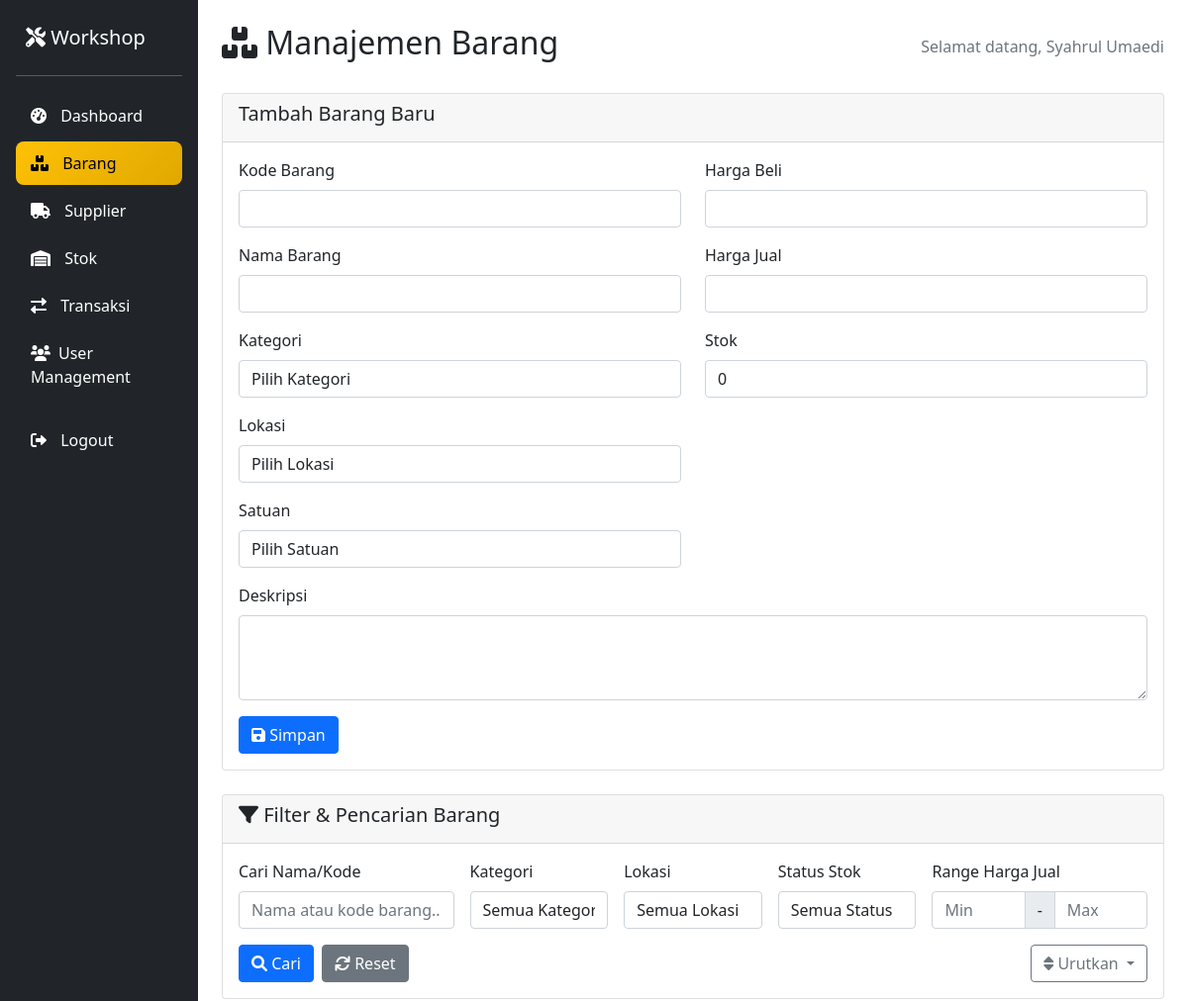
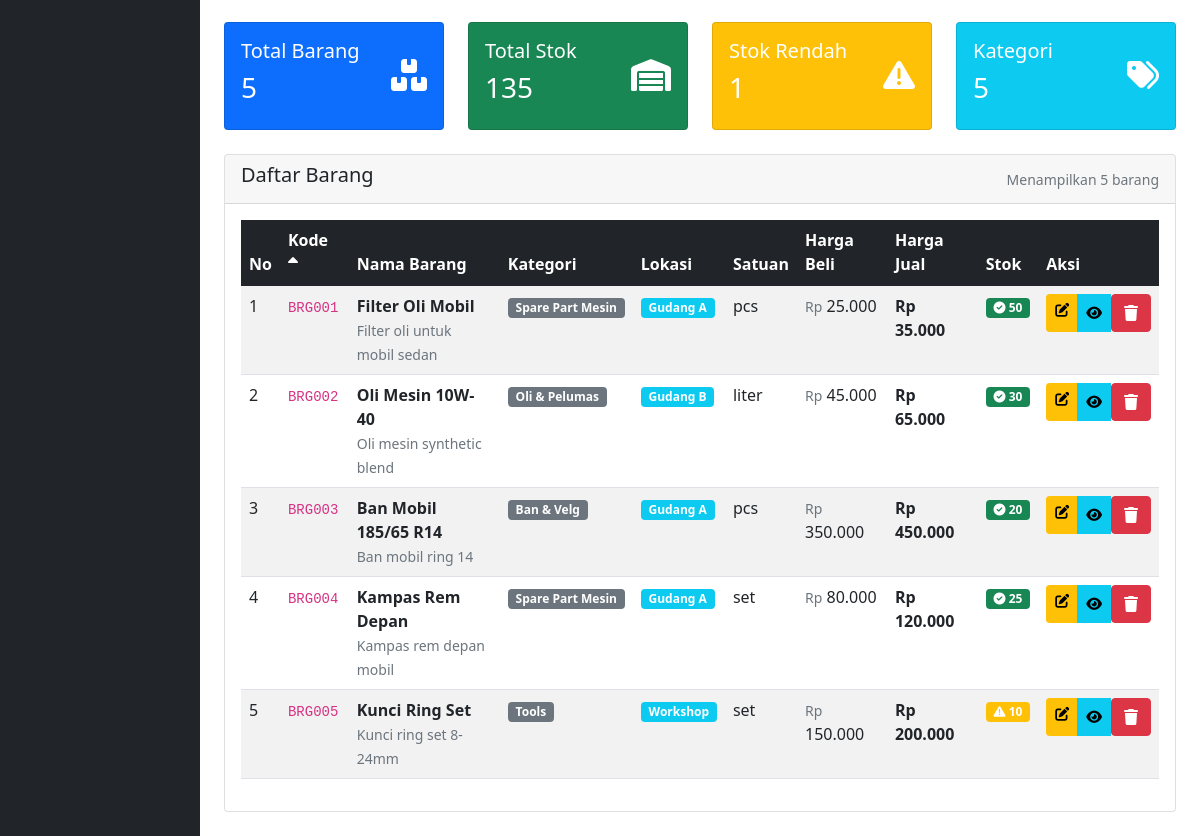
The page /pages/barang.php?sort=kode&order=asc (signed in) on the database its author committed (2 pictures, top to bottom).
### tables this page shows
CREATE TABLE barang (
    id_barang INT AUTO_INCREMENT PRIMARY KEY,
    kode_barang VARCHAR(20) UNIQUE NOT NULL,
    nama_barang VARCHAR(100) NOT NULL,
    id_kategori INT,
    id_lokbarang INT,
    stok INT DEFAULT 0,
    harga_beli DECIMAL(15,2),
    harga_jual DECIMAL(15,2),
    satuan VARCHAR(20),
    status enum('aktif', 'nonaktif') default 'aktif',
    deskripsi TEXT,
    created_at TIMESTAMP DEFAULT CURRENT_TIMESTAMP,
    updated_at TIMESTAMP DEFAULT CURRENT_TIMESTAMP ON UPDATE CURRENT_TIMESTAMP,
    FOREIGN KEY (id_kategori) REFERENCES kategori_barang(id_kategoribarang),
    FOREIGN KEY (id_lokbarang) REFERENCES lokasi_barang(id_lokbarang)
);

CREATE TABLE kategori_barang (
    id_kategoribarang INT AUTO_INCREMENT PRIMARY KEY,
    nama_kategori VARCHAR(100) NOT NULL,
    deskripsi TEXT,
    created_at TIMESTAMP DEFAULT CURRENT_TIMESTAMP,
    updated_at TIMESTAMP DEFAULT CURRENT_TIMESTAMP ON UPDATE CURRENT_TIMESTAMP
);

CREATE TABLE lokasi_barang (
    id_lokbarang INT AUTO_INCREMENT PRIMARY KEY,
    nama_lokasi VARCHAR(100) NOT NULL,
    deskripsi TEXT,
    created_at TIMESTAMP DEFAULT CURRENT_TIMESTAMP,
    updated_at TIMESTAMP DEFAULT CURRENT_TIMESTAMP ON UPDATE CURRENT_TIMESTAMP
);

### pages/barang.php (the view, shortened to what the rows shown need)
<?php
require_once '../config/database.php';
require_once '../includes/auth.php';
$params = [];
$query = "
    SELECT b.*,
           k.nama_kategori,
           l.nama_lokasi
    FROM barang b
    LEFT JOIN kategori_barang k ON b.id_kategori = k.id_kategoribarang
    LEFT JOIN lokasi_barang l ON b.id_lokbarang = l.id_lokbarang
";
$order_by = isset($_GET['sort']) ? $_GET['sort'] : 'nama_barang';
$order_dir = isset($_GET['order']) && $_GET['order'] === 'desc' ? 'DESC' : 'ASC';
switch ($order_by) {
    case 'kode':
        $query .= " ORDER BY b.kode_barang " . $order_dir;
        break;
}
$barang_list = $db->fetchAll($query, $params);
?>
<!DOCTYPE html>
<html lang="id">
<head>
    <link href="https://cdn.jsdelivr.net/npm/bootstrap@5.1.3/dist/css/bootstrap.min.css" rel="stylesheet">
    <link href="https://cdnjs.cloudflare.com/ajax/libs/font-awesome/6.0.0/css/all.min.css" rel="stylesheet">
    <link href="../css/barang.css" rel="stylesheet">
</head>
<body>
    <div class="container-fluid">
        <div class="row">
            <div class="col-md-10 p-4">
                <div class="d-flex justify-content-between align-items-center mb-4">
                    <h2><i class="fas fa-boxes"></i> Manajemen Barang</h2>
                </div>
                <div class="card">
                    <div class="card-body">
                        <?php if (empty($barang_list)): ?>
                            <div class="text-center py-4">
                                <i class="fas fa-search fa-3x text-muted mb-3"></i>
                                <h5 class="text-muted">Tidak ada barang ditemukan</h5>
                                <p class="text-muted">Coba ubah kriteria pencarian atau filter Anda</p>
                            </div>
                        <?php else: ?>
                            <div class="table-responsive">
                                <table class="table table-striped table-hover">
                                    <thead class="table-dark">
                                        <tr>
                                            <th>No</th>
                                            <th>
                                                <a href="?<?php echo http_build_query(array_merge($_GET, ['sort' => 'kode', 'order' => (isset($_GET['sort']) && $_GET['sort'] == 'kode' && $_GET['order'] == 'asc') ? 'desc' : 'asc'])); ?>"
                                                    class="text-white text-decoration-none">
                                                    Kode
                                                    <?php if (isset($_GET['sort']) && $_GET['sort'] == 'kode'): ?>
                                                        <i
                                                            class="fas fa-sort-<?php echo $_GET['order'] == 'desc' ? 'down' : 'up'; ?>"></i>
                                                    <?php endif; ?>
                                                </a>
                                            </th>
                                            <th>
                                                <a href="?<?php echo http_build_query(array_merge($_GET, ['sort' => 'nama_barang', 'order' => (isset($_GET['sort']) && $_GET['sort'] == 'nama_barang' && $_GET['order'] == 'asc') ? 'desc' : 'asc'])); ?>"
                                                    class="text-white text-decoration-none">
                                                    Nama Barang
                                                </a>
                                            </th>
                                            <th>
                                                <a href="?<?php echo http_build_query(array_merge($_GET, ['sort' => 'kategori', 'order' => (isset($_GET['sort']) && $_GET['sort'] == 'kategori' && $_GET['order'] == 'asc') ? 'desc' : 'asc'])); ?>"
                                                    class="text-white text-decoration-none">
                                                    Kategori
                                                </a>
                                            </th>
                                            <th>
                                                <a href="?<?php echo http_build_query(array_merge($_GET, ['sort' => 'lokasi', 'order' => (isset($_GET['sort']) && $_GET['sort'] == 'lokasi' && $_GET['order'] == 'asc') ? 'desc' : 'asc'])); ?>"
                                                    class="text-white text-decoration-none">
                                                    Lokasi
                                                </a>
                                            </th>
                                            <th>Satuan</th>
                                            <th>
                                                <a href="?<?php echo http_build_query(array_merge($_GET, ['sort' => 'harga_beli', 'order' => (isset($_GET['sort']) && $_GET['sort'] == 'harga_beli' && $_GET['order'] == 'asc') ? 'desc' : 'asc'])); ?>"
                                                    class="text-white text-decoration-none">
                                                    Harga Beli
                                                </a>
                                            </th>
                                            <th>
                                                <a href="?<?php echo http_build_query(array_merge($_GET, ['sort' => 'harga_jual', 'order' => (isset($_GET['sort']) && $_GET['sort'] == 'harga_jual' && $_GET['order'] == 'asc') ? 'desc' : 'asc'])); ?>"
                                                    class="text-white text-decoration-none">
                                                    Harga Jual
                                                </a>
                                            </th>
                                            <th>
                                                <a href="?<?php echo http_build_query(array_merge($_GET, ['sort' => 'stok', 'order' => (isset($_GET['sort']) && $_GET['sort'] == 'stok' && $_GET['order'] == 'asc') ? 'desc' : 'asc'])); ?>"
                                                    class="text-white text-decoration-none">
                                                    Stok
                                                </a>
                                            </th>
                                            <th>Aksi</th>
                                        </tr>
                                    </thead>
                                    <tbody>
                                        <?php foreach ($barang_list as $index => $barang): ?>
                                            <tr>
                                                <td><?php echo $index + 1; ?></td>
                                                <td>
                                                    <code><?php echo $barang['kode_barang']; ?></code>
                                                </td>
                                                <td>
                                                    <strong><?php echo $barang['nama_barang']; ?></strong>
                                                    <?php if (!empty($barang['deskripsi'])): ?>
                                                        <br><small
                                                            class="text-muted"><?php echo substr($barang['deskripsi'], 0, 50) . (strlen($barang['deskripsi']) > 50 ? '...' : ''); ?></small>
                                                    <?php endif; ?>
                                                </td>
                                                <td>
                                                    <span
                                                        class="badge bg-secondary"><?php echo $barang['nama_kategori'] ?: 'N/A'; ?></span>
                                                </td>
                                                <td>
                                                    <span
                                                        class="badge bg-info"><?php echo $barang['nama_lokasi'] ?: 'N/A'; ?></span>
                                                </td>
                                                <td><?php echo $barang['satuan']; ?></td>
                                                <td>
                                                    <small class="text-muted">Rp</small>
                                                    <?php echo number_format($barang['harga_beli'], 0, ',', '.'); ?>
                                                </td>
                                                <td>
                                                    <strong>Rp
                                                        <?php echo number_format($barang['harga_jual'], 0, ',', '.'); ?></strong>
                                                </td>
                                                <td>
                                                    <?php
                                                    $stok_class = 'bg-success';
                                                    $stok_icon = 'fas fa-check-circle';
                                                    if ($barang['stok'] == 0) {
                                                        $stok_class = 'bg-danger';
                                                        $stok_icon = 'fas fa-times-circle';
                                                    } elseif ($barang['stok'] <= 10) {
                                                        $stok_class = 'bg-warning';
                                                        $stok_icon = 'fas fa-exclamation-triangle';
                                                    }
                                                    ?>
                                                    <span class="badge <?php echo $stok_class; ?>">
                                                        <i class="<?php echo $stok_icon; ?>"></i>
                                                        <?php echo $barang['stok']; ?>
                                                    </span>
                                                </td>
                                                <td>
                                                    <div class="btn-group btn-group-sm">
                                                        <a href="?edit=<?php echo $barang['id_barang']; ?>&<?php echo http_build_query($_GET); ?>"
                                                            class="btn btn-warning" title="Edit">
                                                            <i class="fas fa-edit"></i>
                                                        </a>
                                                        <button type="button" class="btn btn-info" title="Detail"
                                                            data-bs-toggle="modal"
                                                            data-bs-target="#detailModal<?php echo $barang['id_barang']; ?>">
                                                            <i class="fas fa-eye"></i>
                                                        </button>
                                                        <form method="POST" style="display: inline;"
                                                            onsubmit="return confirm('Yakin hapus barang <?php echo $barang['nama_barang']; ?>?')">
                                                            <button type="submit" class="btn btn-danger" title="Hapus">
                                                                <i class="fas fa-trash"></i>
                                                            </button>
                                                        </form>
                                                    </div>
                                                </td>
                                            </tr>
                                        <?php endforeach; ?>
                                    </tbody>
                                </table>
                            </div>
                        <?php endif; ?>
                    </div>
                </div>
            </div>
        </div>
    </div>
</body>
</html>

### rows shown on the page
barang: kode_barang "BRG001", nama_barang "Filter Oli Mobil", deskripsi "Filter oli untuk mobil sedan", id_kategori.nama_kategori "Spare Part Mesin", id_lokbarang.nama_lokasi "Gudang A", satuan "pcs", harga_beli "25.000", harga_jual "35.000", stok "50"
barang: kode_barang "BRG002", nama_barang "Oli Mesin 10W-40", deskripsi "Oli mesin synthetic blend", id_kategori.nama_kategori "Oli & Pelumas", id_lokbarang.nama_lokasi "Gudang B", satuan "liter", harga_beli "45.000", harga_jual "65.000", stok "30"
barang: kode_barang "BRG003", nama_barang "Ban Mobil 185/65 R14", deskripsi "Ban mobil ring 14", id_kategori.nama_kategori "Ban & Velg", id_lokbarang.nama_lokasi "Gudang A", satuan "pcs", harga_beli "350.000", harga_jual "450.000", stok "20"
barang: kode_barang "BRG004", nama_barang "Kampas Rem Depan", deskripsi "Kampas rem depan mobil", id_kategori.nama_kategori "Spare Part Mesin", id_lokbarang.nama_lokasi "Gudang A", satuan "set", harga_beli "80.000", harga_jual "120.000", stok "25"
barang: kode_barang "BRG005", nama_barang "Kunci Ring Set", deskripsi "Kunci ring set 8-24mm", id_kategori.nama_kategori "Tools", id_lokbarang.nama_lokasi "Workshop", satuan "set", harga_beli "150.000", harga_jual "200.000", stok "10"

### other values the page prints
$auth->getUserName() "Syahrul Umaedi"
count($barang_list) "5"
array_sum(array_column($barang_list, 'stok')) "135"
count($kategori_list) "5"
